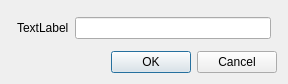
<?xml version="1.0" encoding="UTF-8"?>
<!--
*  inputtextdialog.ui: ui for inputtextdialog.h
*
* Copyright (C) 2015 Yuri Becker <hi@yuri.li>
*
* This file is part of OpenCircuits.
*
* OpenCircuits is free software: you can redistribute it and/or modify it under the terms
* of the GNU Lesser General Public License as published by the Free Software Foundation,
* either version 3 of the License, or (at your option) any later version.
*
* OpenCircuits is distributed in the hope that it will be useful, but WITHOUT ANY WARRANTY;
* without even the implied warranty of MERCHANTABILITY or FITNESS FOR A PARTICULAR
* PURPOSE.  See the GNU  Lesser General Public License for more details.
*
* You should have received a copy of the GNU Lesser General Public License along with
* OpenCircuits. If not, see <http://www.gnu.org/licenses/>.
-->

<ui version="4.0">
 <class>InputTextDialog</class>
 <widget class="QDialog" name="InputTextDialog">
  <property name="geometry">
   <rect>
    <x>0</x>
    <y>0</y>
    <width>288</width>
    <height>79</height>
   </rect>
  </property>
  <property name="sizePolicy">
   <sizepolicy hsizetype="Preferred" vsizetype="Fixed">
    <horstretch>0</horstretch>
    <verstretch>0</verstretch>
   </sizepolicy>
  </property>
  <property name="windowTitle">
   <string>Dialog</string>
  </property>
  <layout class="QVBoxLayout" name="verticalLayout">
   <item>
    <layout class="QHBoxLayout" name="horizontalLayout">
     <property name="leftMargin">
      <number>6</number>
     </property>
     <property name="topMargin">
      <number>6</number>
     </property>
     <property name="rightMargin">
      <number>6</number>
     </property>
     <property name="bottomMargin">
      <number>6</number>
     </property>
     <item>
      <widget class="QLabel" name="label">
       <property name="text">
        <string notr="true">TextLabel</string>
       </property>
       <property name="textInteractionFlags">
        <set>Qt::NoTextInteraction</set>
       </property>
      </widget>
     </item>
     <item>
      <widget class="QLineEdit" name="lineEdit"/>
     </item>
    </layout>
   </item>
   <item>
    <widget class="QDialogButtonBox" name="buttonBox">
     <property name="orientation">
      <enum>Qt::Horizontal</enum>
     </property>
     <property name="standardButtons">
      <set>QDialogButtonBox::Cancel|QDialogButtonBox::Ok</set>
     </property>
     <property name="centerButtons">
      <bool>false</bool>
     </property>
    </widget>
   </item>
  </layout>
 </widget>
 <resources/>
 <connections>
  <connection>
   <sender>buttonBox</sender>
   <signal>accepted()</signal>
   <receiver>InputTextDialog</receiver>
   <slot>accept()</slot>
   <hints>
    <hint type="sourcelabel">
     <x>248</x>
     <y>254</y>
    </hint>
    <hint type="destinationlabel">
     <x>157</x>
     <y>274</y>
    </hint>
   </hints>
  </connection>
  <connection>
   <sender>buttonBox</sender>
   <signal>rejected()</signal>
   <receiver>InputTextDialog</receiver>
   <slot>reject()</slot>
   <hints>
    <hint type="sourcelabel">
     <x>316</x>
     <y>260</y>
    </hint>
    <hint type="destinationlabel">
     <x>286</x>
     <y>274</y>
    </hint>
   </hints>
  </connection>
 </connections>
</ui>
